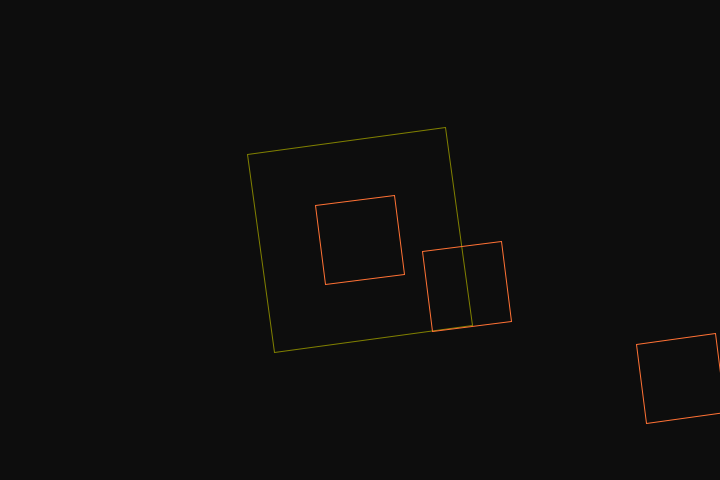
Frame 1 (no input)
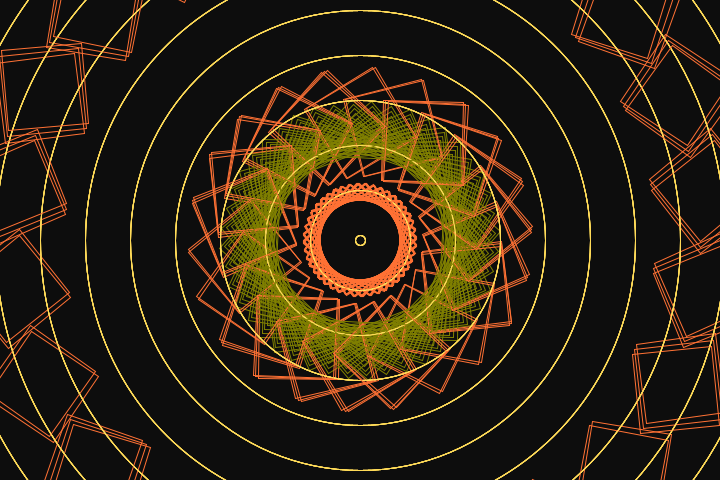
Frame 60 (the mouse pressed at the canvas centre just before this capture)
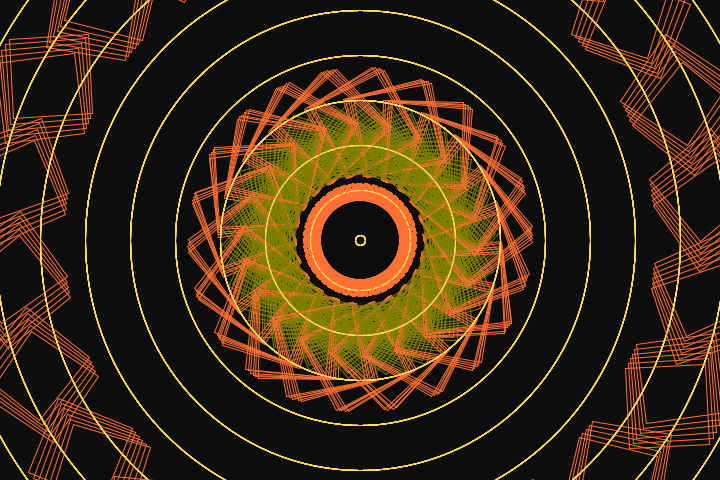
Frame 120 (the mouse held since frame 60 and released just before this capture)

The Processing sketch that drew these frames (run headless with seeded random() and noise(); from frame 60 on, the mouse is pressed at the canvas centre):

// Processing sketch: pat2
// ── pat2.pde
//made by Mees Hofman

//naam PAT<nr>.pde
int width = 40;
int height = 40;
float size = 200;
float sizecir = 1000;
float sizecirc = 1200;
float rad = 25;
float dif = 0.6;
float small = 90;
int speed = 5;
int x = 50;
int y = 30;
int u=60;
int count = 0;




void setup() {
  size(720, 480);
  background(13);
}


void draw() {
  cir();
  vier();
  dvd();
  count = count + 1;
}



void dvd() {
  int size = 80;


  stroke (255, 113, 52); //oranje
  rect(0, 0, size, size);

  rad = rad +1;

  rect(x*6, y*6, size, size);
  rect(x*2, y*2, size, size);

  if (x > width - size/2 || x < size/2) {
    speed *= -1;
  }
}


void vier() {


  int x = 360;
  int y = 240;

  noFill();
  strokeWeight(1);
  stroke(128, 128, 0); //groen

  translate(x, y);
  rotate(rad);
  rectMode(CENTER);
  rect(0, 0, size, size);

  rad = rad +1;


  size -= dif;
  pushMatrix();
  if (size < 22 || size > 220) {
    dif = -dif;
  }

  rotate(0);
  popMatrix();
}

void cir() {
  pushMatrix();
  int x = 360;
  int y = 240;
  float rad = 0;
  rotate(0);
  noFill();
  strokeWeight(1);
  stroke (255, 219, 88); //geel

  circle(x, y, sizecir);
  sizecir = sizecir - small;

  if (sizecir <=4) {
    sizecir = 1000;
  }
  popMatrix();
}
